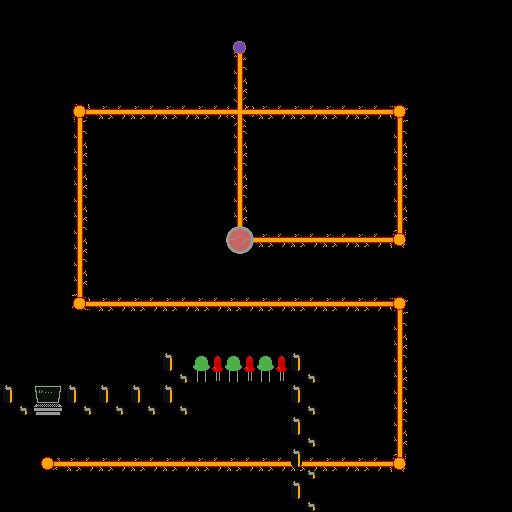

This game map was drawn from its Tiled (.tmx) file and the tilesets committed beside it. A one-line description and the full map source follow:
An orthogonal 16x16 tile map with 32x32 px tiles, 3 tile layers (pipes, nodes, decorations) and 6 objects (botStart, playerStart, botGoal, playerGoal, Switch, ...).

<map version="1.4" tiledversion="1.4.2" orientation="orthogonal" renderorder="right-down" width="16" height="16" tilewidth="32" tileheight="32" infinite="0" nextlayerid="7" nextobjectid="9">
 <tileset firstgid="1" source="a.tsx" />
 <layer id="4" name="pipes" width="16" height="16">
  <data encoding="csv">
0,0,0,0,0,0,0,0,0,0,0,0,0,0,0,0,
0,0,0,0,0,0,0,2684354612,0,0,0,0,0,0,0,0,
0,0,0,0,0,0,0,1610612785,0,0,0,0,0,0,0,0,
0,0,1610612789,49,49,49,49,50,49,49,49,49,53,0,0,0,
0,0,1610612785,0,0,0,0,1610612785,0,0,0,0,1610612785,0,0,0,
0,0,1610612785,0,0,0,0,1610612785,0,0,0,0,1610612785,0,0,0,
0,0,1610612785,0,0,0,0,1610612785,0,0,0,0,1610612785,0,0,0,
0,0,1610612785,0,0,0,0,3221225525,49,49,49,49,2684354613,0,0,0,
0,0,1610612785,0,0,0,0,0,0,0,0,0,0,0,0,0,
0,0,3221225525,49,49,49,49,49,49,49,49,49,53,0,0,0,
0,0,0,0,0,0,0,0,0,0,0,0,1610612785,0,0,0,
0,0,0,0,0,0,0,0,0,0,0,0,1610612785,0,0,0,
0,0,0,0,0,0,0,0,0,0,0,0,1610612785,0,0,0,
0,0,0,0,0,0,0,0,0,0,0,0,1610612785,0,0,0,
0,52,49,49,49,49,49,49,49,49,49,49,2684354613,0,0,0,
0,0,0,0,0,0,0,0,0,0,0,0,0,0,0,0
</data>
 </layer>
 <layer id="3" name="nodes" width="16" height="16">
  <data encoding="csv">
0,0,0,0,0,0,0,0,0,0,0,0,0,0,0,0,
0,0,0,0,0,0,0,48,0,0,0,0,0,0,0,0,
0,0,0,0,0,0,0,0,0,0,0,0,0,0,0,0,
0,0,47,0,0,0,0,0,0,0,0,0,47,0,0,0,
0,0,0,0,0,0,0,0,0,0,0,0,0,0,0,0,
0,0,0,0,0,0,0,0,0,0,0,0,0,0,0,0,
0,0,0,0,0,0,0,0,0,0,0,0,0,0,0,0,
0,0,0,0,0,0,0,47,0,0,0,0,47,0,0,0,
0,0,0,0,0,0,0,0,0,0,0,0,0,0,0,0,
0,0,47,0,0,0,0,0,0,0,0,0,47,0,0,0,
0,0,0,0,0,0,0,0,0,0,0,0,0,0,0,0,
0,0,0,0,0,0,0,0,0,0,0,0,0,0,0,0,
0,0,0,0,0,0,0,0,0,0,0,0,0,0,0,0,
0,0,0,0,0,0,0,0,0,0,0,0,0,0,0,0,
0,47,0,0,0,0,0,0,0,0,0,0,47,0,0,0,
0,0,0,0,0,0,0,0,0,0,0,0,0,0,0,0
</data>
 </layer>
 <layer id="5" name="decorations" width="16" height="16">
  <data encoding="csv">
0,0,0,0,0,0,0,0,0,0,0,0,0,0,0,0,
0,0,0,0,0,0,0,0,0,0,0,0,0,0,0,0,
0,0,0,0,0,0,0,0,0,0,0,0,0,0,0,0,
0,0,0,0,0,0,0,0,0,0,0,0,0,0,0,0,
0,0,0,0,0,0,0,0,0,0,0,0,0,0,0,0,
0,0,0,0,0,0,0,0,0,0,0,0,0,0,0,0,
0,0,0,0,0,0,0,0,0,0,0,0,0,0,0,0,
0,0,0,0,0,0,0,42,0,0,0,0,0,0,0,0,
0,0,0,0,0,0,0,0,0,0,0,0,0,0,0,0,
0,0,0,0,0,0,0,0,0,0,0,0,0,0,0,0,
0,0,0,0,0,0,0,0,0,0,0,0,0,0,0,0,
0,0,0,0,0,39,38,38,38,39,0,0,0,0,0,0,
39,40,39,39,39,39,0,0,0,39,0,0,0,0,0,0,
0,0,0,0,0,0,0,0,0,39,0,0,0,0,0,0,
0,0,0,0,0,0,0,0,0,39,0,0,0,0,0,0,
0,0,0,0,0,0,0,0,0,39,0,0,0,0,0,0
</data>
 </layer>
 <objectgroup id="6" name="InteractiveComponents">
  <object id="1" name="botStart" type="botStart" x="32" y="448" width="32" height="32" />
  <object id="2" name="playerStart" type="playerStart" x="32" y="416" width="32" height="32" />
  <object id="3" name="botGoal" type="botGoal" x="224" y="32" width="32" height="32" />
  <object id="4" name="playerGoal" type="playerGoal" x="192" y="0" width="64" height="64" />
  <object id="7" name="1" type="Switch" x="224" y="224" width="32" height="32">
   <properties>
    <property name="Gates" value="1" />
    <property name="SwitchType" value="Permanent" />
   </properties>
  </object>
  <object id="8" name="1" type="Gate" x="192" y="352" width="96" height="32" />
 </objectgroup>
</map>